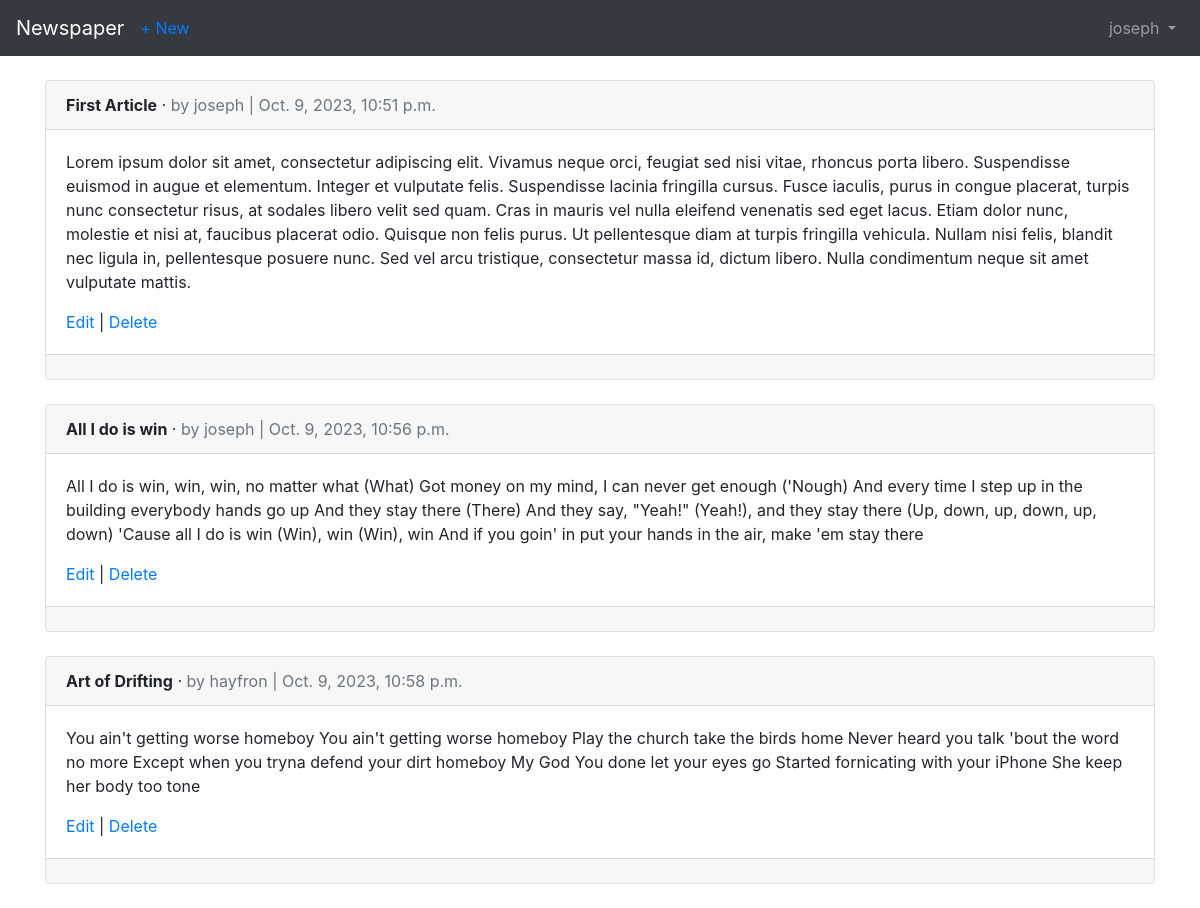
The page /articles/ (signed in) on the database its author committed.
### users/models.py (models this page shows)
class CustomUser(AbstractUser):
    age = models.PositiveIntegerField(null=True, blank=True)

### articles/models.py (models this page shows, shortened)
class Article(models.Model):
    title = models.CharField(max_length=255)
    body = models.TextField()
    date = models.DateTimeField(auto_now_add=True)
    author = models.ForeignKey(get_user_model(),on_delete=models.CASCADE)

### articles/views.py (the view)
# urls.py: path('', ArticleListView.as_view(), name='article_list'),
class ArticleListView(ListView):
    model = Article
    template_name = 'article_list.html'

### templates/article_list.html (shortened to what this page needs)
{% extends 'base.html' %}
{% block content %}
  {% for article in object_list %}
<div class="card">
<div class="card-header">
<span class="font-weight-bold">{{ article.title }}</span> &middot; <span class="text-muted">by {{ article.author }} |
{{ article.date }}</span>
</div>
<div class="card-body">
<p>{{ article.body }}</p>
<a href="{% url 'article_edit' article.pk %}">Edit</a> | <a href="{% url 'article_delete' article.pk %}">Delete</a>
</div>
<div class="card-footer">
 </div>
</div>
<br />
{% endfor %}
{% endblock content %}

### templates/base.html (shortened to what this page needs)
<!DOCTYPE html>
<html>
  <head>
    <link rel="stylesheet" href="https://stackpath.bootstrapcdn.com/bootstrap/4.1.3/css/bootstrap.min.css"
>
  </head>
  <body>
  <nav class="navbar navbar-expand-md navbar-dark bg-dark mb-4">
<a class="navbar-brand" href="{% url 'home' %}">Newspaper</a>
{% if user.is_authenticated %}
<ul class="navbar-nav mr-auto">
<li class="nav-item"><a href="{% url 'create_article' %}">+ New</a></li>
</ul>
{% endif %}
<div class="collapse navbar-collapse" id="navbarCollapse">
{% if user.is_authenticated %} <ul class="navbar-nav ml-auto">
<li class="nav-item">
<a class="nav-link dropdown-toggle" href="#" id="userMenu"
              data-toggle="dropdown" aria-haspopup="true"
              aria-expanded="false">
              {{ user.username }}
</a>
</li> </ul>
{% else %}
<form class="form-inline ml-auto">
<a href="{% url 'login' %}" class="btn btn-outline-secondary"> Log In</a>
<a href="{% url 'signup' %}" class="btn btn-primary ml-2"> Sign up</a>
</form> {% endif %}
</div> </nav>
  <div class="container">{% block content %} {% endblock content %}</div>
  </body>
</html>

### rows shown on the page
CustomUser: username "joseph"
Article: title "First Article", author "joseph", date "Oct. 9, 2023, 10:51 p.m.", body "Lorem ipsum dolor sit amet, consectetur adipiscing elit. Vivamus neque orci, feugiat sed nisi vitae, rhoncus porta libero. Suspendisse euismod in augue et elementum. Integer et vulputate felis. Suspendisse lacinia fringilla cursus. Fusce iaculis, purus in congue placerat, turpis nunc consectetur risus, at sodales libero velit sed quam. Cras in mauris vel nulla eleifend venenatis sed eget lacus. Etiam dolor nunc, molestie et nisi at, faucibus placerat odio. Quisque non felis purus. Ut pellentesque diam at turpis fringilla vehicula. Nullam nisi felis, blandit nec ligula in, pellentesque posuere nunc. Sed vel arcu tristique, consectetur massa id, dictum libero. Nulla condimentum neque sit amet…"
Article: title "All I do is win", author "joseph", date "Oct. 9, 2023, 10:56 p.m.", body "All I do is win, win, win, no matter what (What) Got money on my mind, I can never get enough ('Nough) And every time I step up in the building everybody hands go up And they stay there (There) And they say, \"Yeah!\" (Yeah!), and they stay there (Up, down, up, down, up, down) 'Cause all I do is win (Win), win (Win), win And if you goin' in put your hands in the air, make 'em stay there"
Article: title "Art of Drifting", author "hayfron", date "Oct. 9, 2023, 10:58 p.m.", body "You ain't getting worse homeboy You ain't getting worse homeboy Play the church take the birds home Never heard you talk 'bout the word no more Except when you tryna defend your dirt homeboy My God You done let your eyes go Started fornicating with your iPhone She keep her body too tone"
